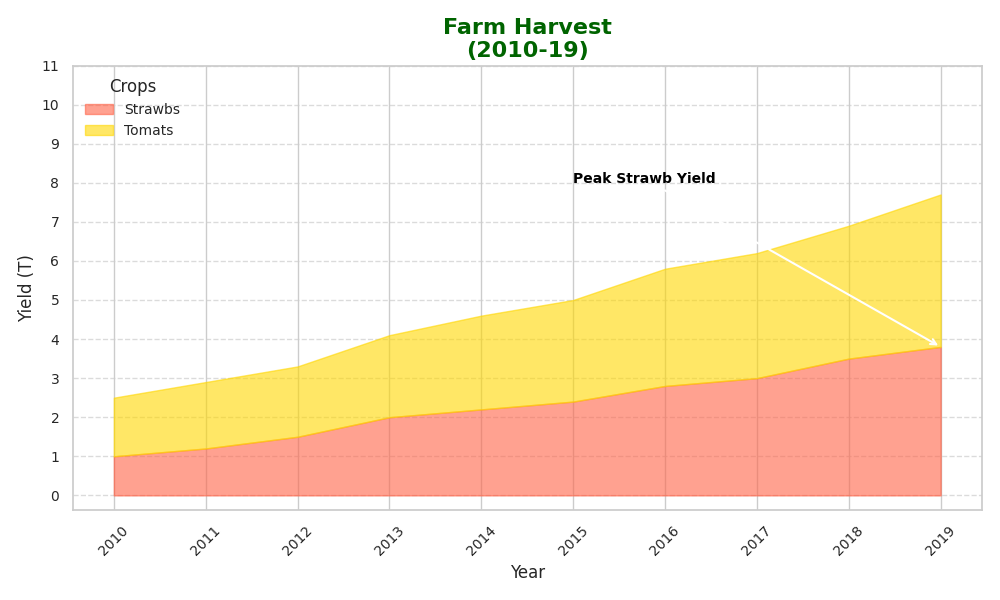

Reproduce this figure in Python.
import numpy as np
import matplotlib.pyplot as plt

# Data for plotting
years = np.arange(2010, 2020)
strawberries_yield = np.array([1.0, 1.2, 1.5, 2.0, 2.2, 2.4, 2.8, 3.0, 3.5, 3.8])
tomatoes_yield = np.array([1.5, 1.7, 1.8, 2.1, 2.4, 2.6, 3.0, 3.2, 3.4, 3.9])

# Initialize plot
fig, ax = plt.subplots(figsize=(10, 6))

# Plotting stacked areas
ax.fill_between(years, strawberries_yield, color='#FF6347', alpha=0.6, label='Strawbs')
ax.fill_between(years, strawberries_yield + tomatoes_yield, strawberries_yield, color='#FFD700', alpha=0.6, label='Tomats')

# Titles and labels
ax.set_title('Farm Harvest\n(2010-19)', fontsize=16, fontweight='bold', color='darkgreen')
ax.set_xlabel('Year', fontsize=12)
ax.set_ylabel('Yield (T)', fontsize=12)

# Customize legend
ax.legend(loc='upper left', frameon=False, fontsize=10, title='Crops', title_fontsize='12')

# Grid lines for readability
ax.grid(axis='y', linestyle='--', alpha=0.7)

# Beautify x and y ticks
ax.set_xticks(years)
ax.set_yticks(np.arange(0, 12, 1))
ax.yaxis.set_tick_params(labelsize=10)
ax.xaxis.set_tick_params(labelsize=10)

# Avoid overlapping x-axis labels
plt.xticks(rotation=45)

# Annotation
ax.annotate('Peak Strawb Yield', xy=(2019, 3.8), xytext=(2015, 8),
            arrowprops=dict(facecolor='black', arrowstyle='->', linewidth=1.5),
            fontsize=10, color='black', fontweight='bold')

# Tidy layout to prevent clipping
plt.tight_layout()

# Show plot
plt.show()
